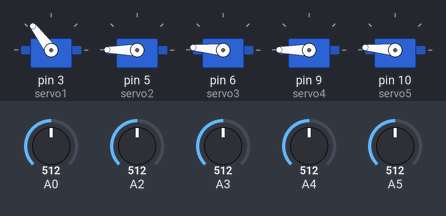
Recording of a sketch running on a simulated Arduino Uno, built with avr-gcc and run on an emulated ATmega328P. Parts: 5 × servo. The test bench sets the inputs (shaded band); at power-on: A0 = 512, A2 = 512, A3 = 512, A4 = 512, A5 = 512. What the sketch prints to the serial monitor is not drawn.

Above: at 1.2 s.
1.3 s: A0 set to 607
At 1.8 s:
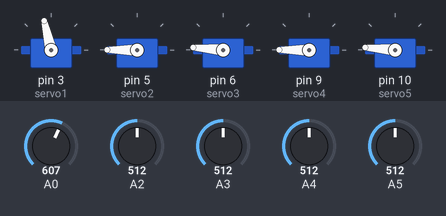
2.9 s: A0 set to 629
At 3.3 s:
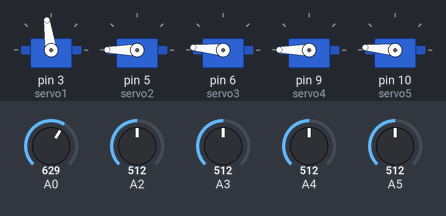
4.4 s: A2 set to 992
At 5.6 s:
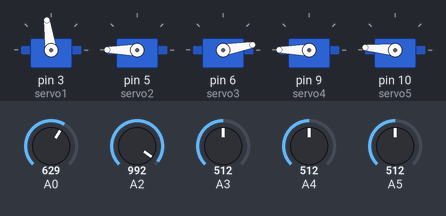
5.9 s: A3 set to 992
At 6.6 s:
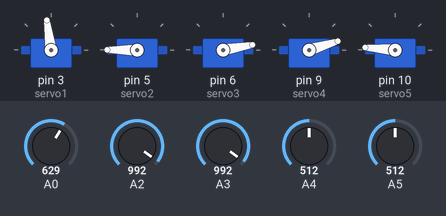
7.5 s: A4 set to 992
At 8.3 s:
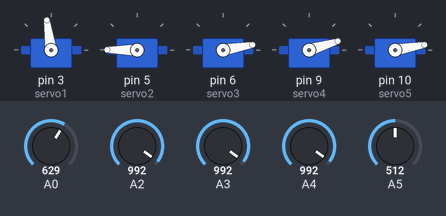
9.1 s: A5 set to 992
At 9.5 s:
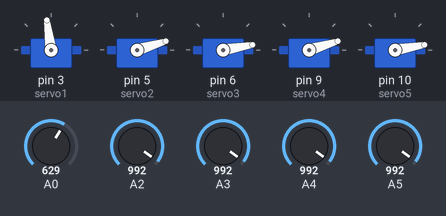
Timing chart, 0 to 11.7 s (numbered marks = the images above; inputs shaded):
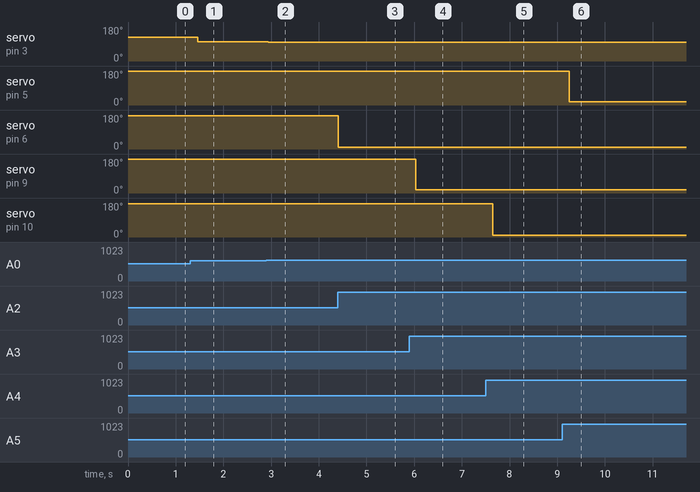

Measured:
- after the input at 1.3 s, servo on pin 3 (servo1): 127° → 103° after 0.16 s
- after the input at 2.9 s, servo on pin 3 (servo1): 103° → 98° at once
- after the input at 4.4 s, servo on pin 6 (servo3): 175° → 10° at once
- after the input at 5.9 s, servo on pin 9 (servo4): 180° → 17° after 0.14 s
- after the input at 7.5 s, servo on pin 10 (servo5): 175° → 10° after 0.15 s
- after the input at 9.1 s, servo on pin 5 (servo2): 180° → 17° after 0.15 s

The sketch:

mao_robotica_ino.ino
```cpp
#include <Servo.h>

Servo servo1;
Servo servo2;
Servo servo3;
Servo servo4;
Servo servo5;

void setup() {
  servo1.attach(3);  // Defina os pinos de acordo com sua conexão
  servo2.attach(5);
  servo3.attach(6);
  servo4.attach(9);
  servo5.attach(10);

  servo1.write(0);
  servo2.write(0);
  servo3.write(0);
  servo4.write(0);
  servo5.write(0);

  Serial.begin(9600);
}

void loop() {
  int sensorA0 = analogRead(A0);
  int sensorA1 = analogRead(A5);
  int sensorA2 = analogRead(A2);
  int sensorA3 = analogRead(A3);
  int sensorA4 = analogRead(A4);

  // Mapear valores dos sensores para ângulo de servo, com 1023 como 0º e 300 como 180º
  int angle1 = map(sensorA0, 1023, 300, 0, 180);
  int angle2 = map(sensorA1, 1023, 700, 0, 180);
  int angle3 = map(sensorA2, 1023, 500, 0, 180);
  int angle4 = map(sensorA3, 1023, 700, 0, 180);
  int angle5 = map(sensorA4, 1023, 500, 0, 180);

  // Limitar os ângulos para manter dentro da faixa 0-180 graus
  angle1 = constrain(angle1, 0, 180);
  angle2 = constrain(angle2, 0, 180);
  angle3 = constrain(angle3, 0, 180);
  angle4 = constrain(angle4, 0, 180);
  angle5 = constrain(angle5, 0, 180);

  // Mover os servos para os ângulos mapeados
  servo1.write(angle1);
  servo2.write(angle2);
  servo3.write(angle3);
  servo4.write(angle4);
  servo5.write(angle5);

  // Imprimir o estado de todos os sensores e servos
  Serial.print("Sensor A0: ");
  Serial.print(sensorA0);
  Serial.print(" | Servo1: ");
  Serial.print(angle1);

  Serial.print(" || Sensor A1: ");
  Serial.print(sensorA1);
  Serial.print(" | Servo2: ");
  Serial.print(angle2);

  Serial.print(" || Sensor A2: ");
  Serial.print(sensorA2);
  Serial.print(" | Servo3: ");
  Serial.print(angle3);

  Serial.print(" || Sensor A3: ");
  Serial.print(sensorA3);
  Serial.print(" | Servo4: ");
  Serial.print(angle4);

  Serial.print(" || Sensor A4: ");
  Serial.print(sensorA4);
  Serial.print(" | Servo5: ");
  Serial.println(angle5);

  delay(50);  // Ajuste o delay para sua taxa de leitura ideal
}
```
